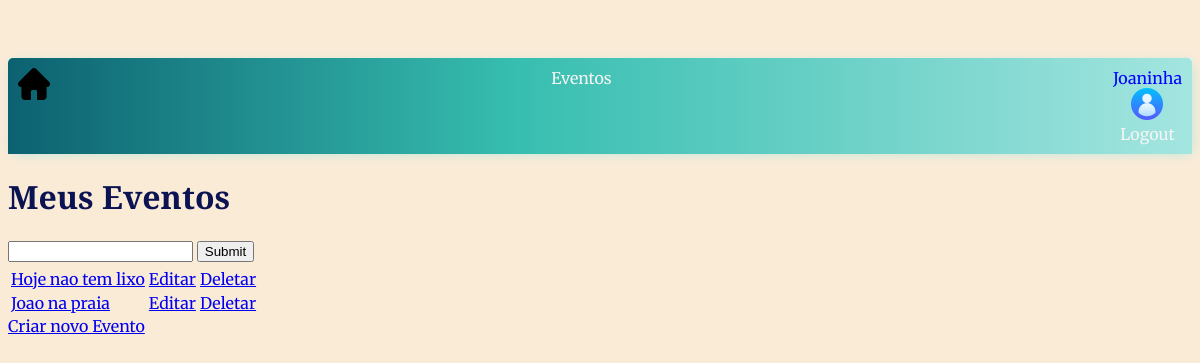
The app's page /eventos/evento-user (signed in), older data.
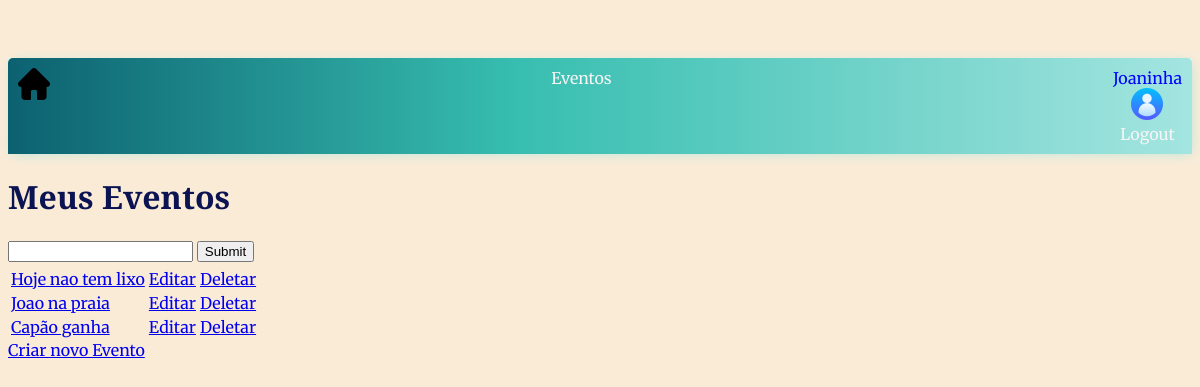
The same page, newer data.
### eventos/models.py (models this page shows, shortened)
class Evento(models.Model):
    TYPE_CHOICES = (
        ("C", "Competicao"),
        ("W", "Workshop"),
        ("P", "Palestra"),
        ("T", "Tradicional"),
    )
    creator = models.ForeignKey(NewUser, on_delete=models.SET_NULL, null=True)
    name = models.CharField(max_length=255)
    pub_date = models.DateTimeField(auto_now_add=True, verbose_name='date published')
    event_date = models.DateTimeField('event date')
    descr_text = models.TextField('description', max_length=5000)
    city_text = models.CharField(max_length=255)
    location_map = PlainLocationField(based_fields=['city'], zoom=7)
    type_event = models.CharField(max_length=40, choices=TYPE_CHOICES)
    part_number = models.IntegerField(default=0)
    banner = models.ImageField(upload_to='banners', blank=True, null = True)

### eventos/views.py (the view)
# urls.py: path('evento-user', EventoUserList.as_view(), name='evento-user'),
class EventoUserList(LoginRequiredMixin, ListView):
    model = Evento
    context_object_name = 'eventos'
    template_name = 'eventos/evento_user.html'
    def get_context_data(self, **kwargs):
        context = super().get_context_data(**kwargs)
        context['eventos'] = context['eventos'].filter(creator=self.request.user)
        search_input = self.request.GET.get('search-area') or ''
        if search_input:
            context['eventos'] = context['eventos'].filter(
                name__startswith=search_input)
        context['search_input'] = search_input
        return context

### users/models.py (called while the page is built)
    def __str__(self):
        return self.user_name

### eventos/templates/eventos/evento_user.html
{% extends 'eventos/main.html' %}
{% block headerbar %}
    <div>
        <a href="{% url 'eventos:evento-list' %}"> Eventos </a>
    </div>
    {% if request.user.is_authenticated %}
        <div class="user-wrapper">
            {{request.user|title}}
            <div class="avatar-icon">
                {% load static %}
                <a href="">
                    <img src="{% static 'eventos/images/user.png' %}" alt="avatar">
                </a>
            </div>
            <a href="{% url 'users:logout' %}"> Logout </a>
        </div>
    {% else %}
        <a href="{% url 'users:login' %}">Login</a>
    {% endif %}</div>
{% endblock headerbar %}
{% block content %}
<h1>Meus Eventos</h1>
<form method="GET">
    <input type="text" name="search-area" value="{{ search_input }}">
    <input type="submit" name="procurar" id="search">
</form>
<table>
    <tr>
        <th>{{ search_input }}</th>
    </tr>
    {% for evento in eventos %}
    <tr>
        <td><a href="{% url 'eventos:evento' evento.id %}">{{evento.name}}</a></td>
        {% if request.user.is_authenticated %}
            <td><a href="{% url 'eventos:evento-update' evento.id %}">Editar</a></td>
            <td><a href="{% url 'eventos:evento-delete' evento.id %}">Deletar</a></td>
        {% endif %}
    </tr>
    {% endfor %}
</table>
<a href="{% url 'eventos:evento-create' %}"> Criar novo Evento </a>
{% endblock content %}

Row changes from the older to the newer data that the page shows:
added Evento: name "Capão ganha"
